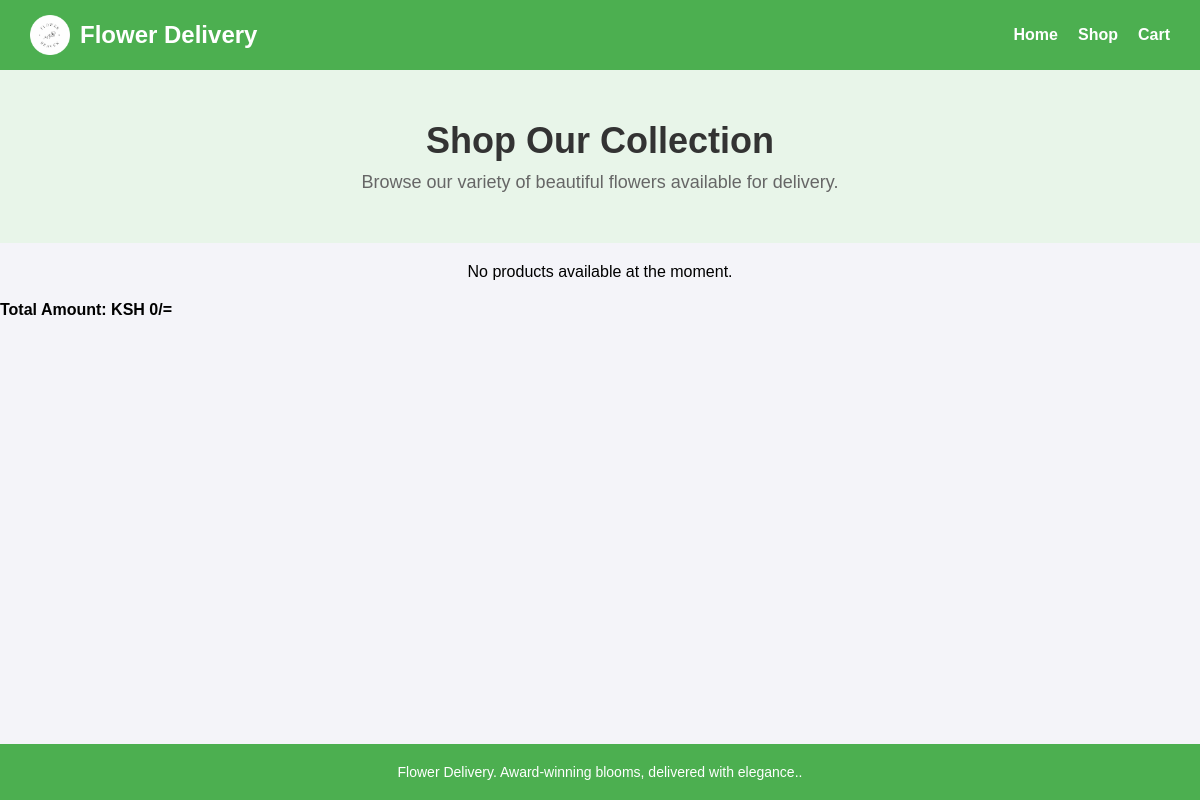
Page /shop/ on the earlier database version.
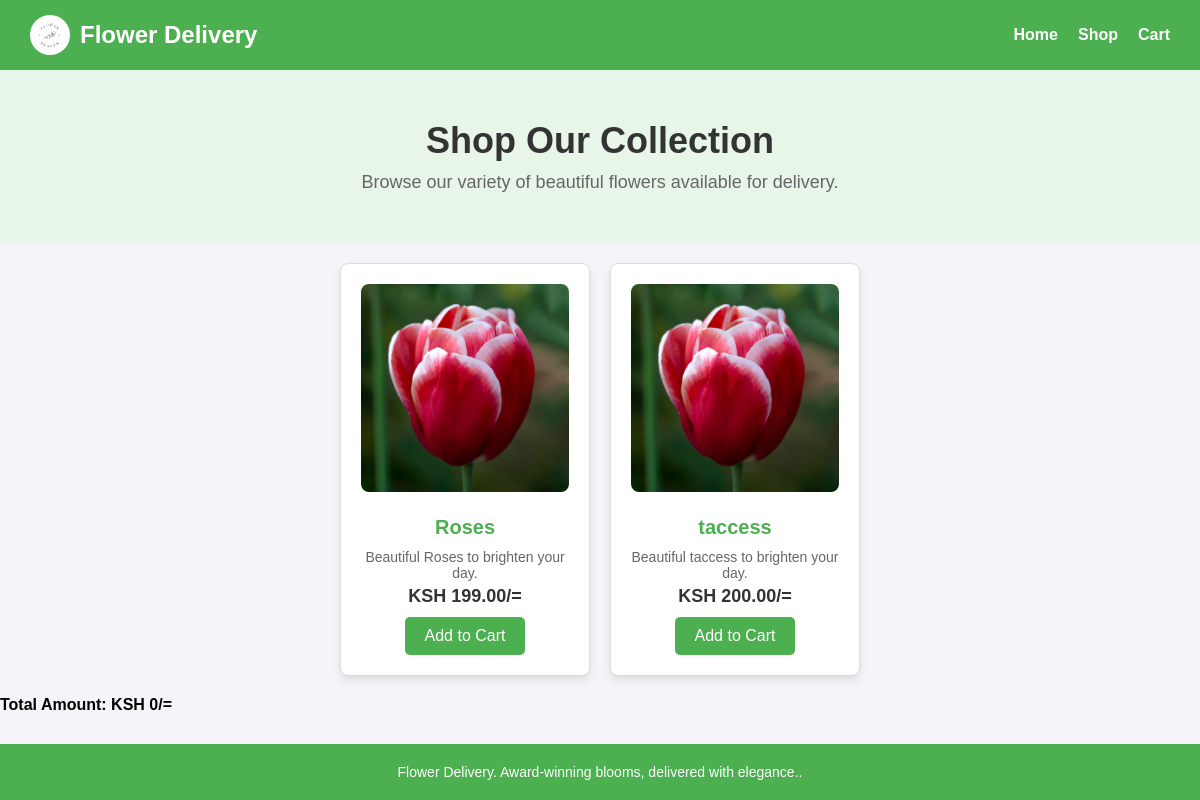
Same page on the later database version.
### home/models.py (models this page shows, shortened)
class Flower(models.Model):
    name=models.CharField(max_length=1000,null=False)
    price=models.DecimalField(max_digits=10, decimal_places=2)
    description=models.TextField(null=True, blank=True)
    image=models.ImageField(upload_to='flowers/', null=True, blank=True)
    remainig=models.IntegerField(default=0)

### home/views.py (the view)
# urls.py: path("shop/", shop, name="shop"),
def shop(request):
    flowers = Flower.objects.all()
    return render(request, 'shop.html', {'flowers': flowers})

### home/templates/shop.html (shortened to what this page needs)
{% load static %}
<!DOCTYPE html>
<html lang="en">
<head>
    <link rel="stylesheet" href="{% static 'css/shop.css' %}">
</head>
<body>
    <header>
        <div class="logo">
            <img src="{% static 'images/Group-6-modified.png' %}" alt="Flower Delivery Logo">
            <h1>Flower Delivery</h1>
        </div>
        <nav>
            <ul>
                <li><a href="{% url 'home' %}">Home</a></li>
                <li><a href="{% url 'shop' %}">Shop</a></li>
                <li><a href="{% url 'cart' %}">Cart</a></li>
            </ul>
        </nav>
    </header>
    <section class="shop-hero">
        <h2>Shop Our Collection</h2>
        <p>Browse our variety of beautiful flowers available for delivery.</p>
    </section>
    <section class="product-list">
        {% if flowers %}
{% for flower in flowers %}
    <div class="product-card">
        <img src="{{ flower.image.url }}" alt="Bouquet of {{ flower.name }}">
        <h3>{{ flower.name }}</h3>
        <p>Beautiful {{ flower.name }} to brighten your day.</p>
        <p class="price">KSH {{ flower.price|floatformat:2 }}/=</p>
        <button onclick="addToCart({{ flower.id }}, '{{ flower.name }}', {{ flower.price }})">Add to Cart</button>
    </div>
{% endfor %}
        {% else %}
            <p>No products available at the moment.</p>
        {% endif %}
    </section>
    <section id="cart-display">
    </section>
    <footer>
        <p>Flower Delivery. Award-winning blooms, delivered with elegance..</p>
    </footer>
</body>
</html>

### home/static/css/shop.css (style rules this page uses)
* { margin: 0; padding: 0; box-sizing: border-box; font-family: Arial, sans-serif; }
body { display: flex; flex-direction: column; min-height: 100vh; background-color: #f4f4f9; }
header { display: flex; align-items: center; justify-content: space-between; padding: 15px 30px; background-color: #4CAF50; color: white; }
header .logo { display: flex; align-items: center; }
header .logo img { height: 40px; margin-right: 10px; }
header h1 { font-size: 24px; }
header nav ul { list-style: none; display: flex; }
header nav ul li { margin-left: 20px; }
header nav ul li a { color: white; text-decoration: none; font-weight: bold; transition: color 0.3s; }
.shop-hero { text-align: center; padding: 50px 20px; background: #e8f5e9; }
.shop-hero h2 { font-size: 36px; color: #333; margin-bottom: 10px; }
.shop-hero p { font-size: 18px; color: #666; }
.product-list { display: flex; justify-content: center; flex-wrap: wrap; padding: 20px; gap: 20px; margin: 0 auto; max-width: 1200px; }
.product-card { border: 1px solid #ddd; border-radius: 8px; width: 250px; padding: 20px; text-align: center; background-color: #fff; box-shadow: 0 4px 8px rgba(0, 0, 0, 0.1); transition: transform 0.3s; }
.product-card img { width: 100%; border-radius: 8px; margin-bottom: 10px; }
.product-card h3 { font-size: 20px; color: #4CAF50; margin: 10px 0; }
.product-card p { font-size: 14px; color: #666; }
.product-card .price { font-size: 18px; color: #333; font-weight: bold; margin-top: 5px; }
.product-card button { padding: 10px 20px; background-color: #4CAF50; color: white; font-size: 16px; border: none; border-radius: 5px; cursor: pointer; margin-top: 10px; transition: background-color 0.3s; }
footer { text-align: center; padding: 20px; background-color: #4CAF50; color: white; font-size: 14px; margin-top: auto; }

Differences in the rows shown:
added Flower: image (picture), name "Roses", price "199.00"
added Flower: image (picture), name "taccess", price "200.00"
Other differences:
text no longer shown: "No products available at the moment."
